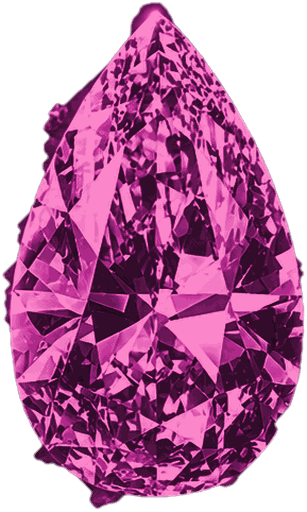
#> input picture brand/pd-gem-ink.png, 307 x 512 px, given in place of ChatGPT Image Aug 9, 2026, 11_44_06 AM.png, which was not available
$ python build-brand.py
#> lines starting #> are read from the running program, lines starting #| are printed output that depends on the picture; after the words box and inside, x2 and y2 are one past the last pixel; in counts of white or black regions, pixels touching at a corner belong together; pictures that were not available may be replaced by others from this repository, and a replacement may not be noted
### scripts/_logolib.py
"""Shared helpers for cutting the Pink Diamond artwork into transparent assets."""
import numpy as np
from PIL import Image, ImageFilter


def dilate(mask: np.ndarray) -> np.ndarray:
    out = mask.copy()
    out[1:, :] |= mask[:-1, :]
    out[:-1, :] |= mask[1:, :]
    out[:, 1:] |= mask[:, :-1]
    out[:, :-1] |= mask[:, 1:]
    return out


def reconstruct(marker: np.ndarray, mask: np.ndarray, iters: int = 4000) -> np.ndarray:
    """Morphological reconstruction: grow marker while staying inside mask."""
    cur = marker & mask
    for _ in range(iters):
        nxt = dilate(cur) & mask
        if np.array_equal(nxt, cur):
            break
        cur = nxt
    return cur


def fill_holes(mask: np.ndarray) -> np.ndarray:
    """Flood the background in from the border, everything unreached is a hole."""
    free = ~mask
    seed = np.zeros_like(free)
    seed[0, :] = free[0, :]
    seed[-1, :] = free[-1, :]
    seed[:, 0] = free[:, 0]
    seed[:, -1] = free[:, -1]
    outside = reconstruct(seed, free)
    return ~outside


def feather(mask: np.ndarray, radius: float) -> np.ndarray:
    a = Image.fromarray((mask * 255).astype(np.uint8), "L")
    a = a.filter(ImageFilter.GaussianBlur(radius))
    return np.asarray(a).astype(np.float32) / 255.0


def trim(rgba: np.ndarray, pad: int = 0, thresh: int = 4) -> np.ndarray:
    ys, xs = np.nonzero(rgba[:, :, 3] > thresh)
    y0, y1 = max(ys.min() - pad, 0), min(ys.max() + 1 + pad, rgba.shape[0])
    x0, x1 = max(xs.min() - pad, 0), min(xs.max() + 1 + pad, rgba.shape[1])
    return rgba[y0:y1, x0:x1]


def erode(mask: np.ndarray) -> np.ndarray:
    out = mask.copy()
    out[1:, :] &= mask[:-1, :]
    out[:-1, :] &= mask[1:, :]
    out[:, 1:] &= mask[:, :-1]
    out[:, :-1] &= mask[:, 1:]
    return out


def close(mask: np.ndarray, n: int) -> np.ndarray:
    out = mask
    for _ in range(n):
        out = dilate(out)
    for _ in range(n):
        out = erode(out)
    return out


def open_(mask: np.ndarray, n: int) -> np.ndarray:
    out = mask
    for _ in range(n):
        out = erode(out)
    for _ in range(n):
        out = dilate(out)
    return out


def largest_blob(mask: np.ndarray, seed_box) -> np.ndarray:
    """Keep only the component reachable from inside seed_box."""
    y0, y1, x0, x1 = seed_box
    seed = np.zeros_like(mask)
    seed[y0:y1, x0:x1] = mask[y0:y1, x0:x1]
    return reconstruct(seed, mask)

### scripts/build-brand.py
"""Cut the Pink Diamond artwork into the transparent brand assets the site uses.

Source: the master "Pink Diamond" key art (pear gem over a magenta wordmark on a
dark brick backdrop). Everything in brand/ is generated from it, so re-run this
after replacing SOURCE:

    python scripts/build-brand.py "path/to/artwork.png"

Two colour builds come out of each cut:
  *.png      the artwork as-is, for the dark facets
  *-ink.png  a luminance re-map into deep magenta, so the mark still reads on
             the porcelain / candlelight / coral-dusk facets
"""
from __future__ import annotations

import sys
from pathlib import Path

import numpy as np
from PIL import Image

sys.path.insert(0, str(Path(__file__).resolve().parent))
from _logolib import close, feather, fill_holes, largest_blob, open_, reconstruct, trim

ROOT = Path(__file__).resolve().parent.parent
OUT = ROOT / "brand"
DEFAULT_SOURCE = (
    Path.home() / "OneDrive" / "Desktop" / "\U0001d53b\U0001d55a\U0001d552\U0001d55e\U0001d560\U0001d55f\U0001d555"
    / "Pink" / "ChatGPT Image Aug 9, 2026, 11_44_06 AM.png"
)

# Luminance -> colour ramp used for the light-facet build.
INK_RAMP = [(0.0, (34, 10, 28)), (0.40, (110, 24, 90)), (0.75, (196, 48, 152)), (1.0, (255, 140, 205))]


def cut_gem(rgb: np.ndarray, lum: np.ndarray) -> np.ndarray:
    band = np.zeros(lum.shape, bool)
    band[130:650, 580:965] = True
    m = fill_holes(reconstruct((lum > 246) & band, (lum > 190) & band))
    m = largest_blob(m, (300, 500, 720, 830))
    m = open_(fill_holes(close(m, 14)), 4)
    alpha = np.clip((feather(m, 1.6) - 0.30) / 0.55, 0, 1)
    return trim(np.dstack([rgb, alpha * 255]).astype(np.uint8), pad=2)


# [30 lines left out: functions cut_wordmark, to_ink, save, not called in this run]


def img(rgba: np.ndarray) -> Image.Image:
    return Image.fromarray(rgba, "RGBA")


def scaled(im: Image.Image, height: int) -> Image.Image:
    return im.resize((max(1, round(im.width * height / im.height)), height), Image.LANCZOS)


# [26 lines left out: functions lockup, icon, social_card, not called in this run]


def main() -> None:
    source = Path(sys.argv[1]) if len(sys.argv) > 1 else DEFAULT_SOURCE
    art = Image.open(source).convert("RGB")
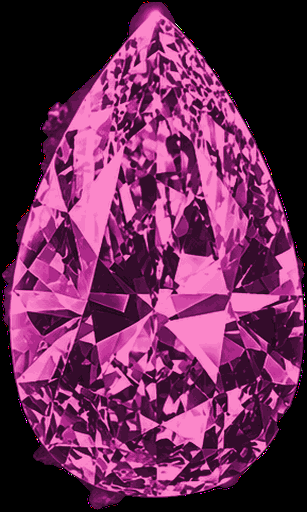
#> art: PIL image 307x512 RGB; mean R, G, B 106.2, 40.4, 84.8
    rgb = np.asarray(art).astype(np.float32)
    lum = rgb.max(axis=2)
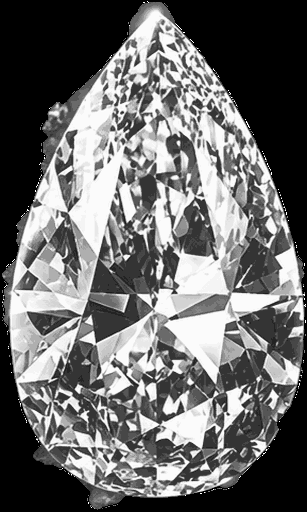
#> lum: shape (512, 307) float32; min 0, max 255, mean 106.2

    gem_rgba, word_rgba = cut_gem(rgb, lum), cut_wordmark(rgb, lum)
#> in reconstruct, `cur = marker & mask`: cur: shape (512, 307) bool; every value is 0
#> in fill_holes, `free = ~mask`: free: shape (512, 307) bool; every value is 1
#> in fill_holes, `seed[0, :] = free[0, :]`:
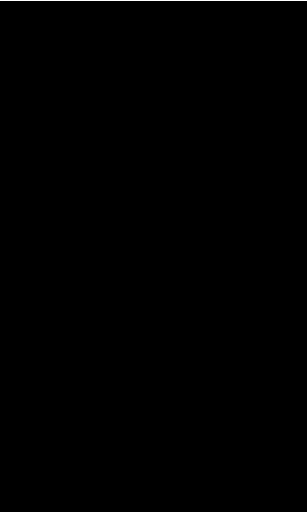
#> seed: shape (512, 307) bool; 0.2% white in thin lines or dots, all inside (x1, y1, x2, y2) = (0, 0, 307, 1)
#> in fill_holes, `seed[:, -1] = free[:, -1]`:
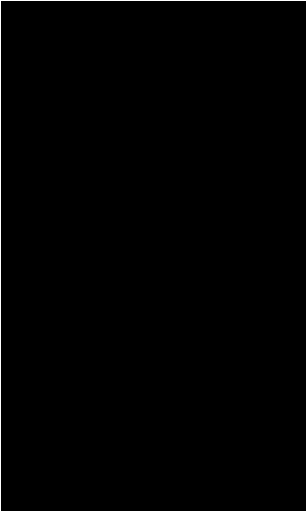
#> seed: shape (512, 307) bool; 1% white in thin lines or dots
#> the loop in reconstruct (call 2), `for _ in range(iters):` made 154 passes
#> pass 1, in reconstruct (call 2), `nxt = dilate(cur) & mask`:
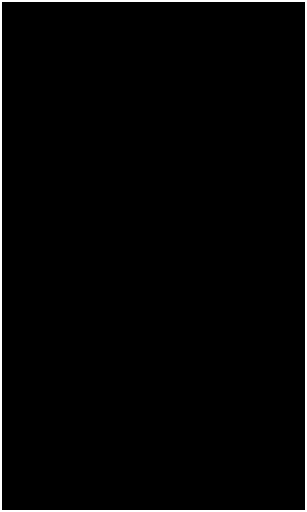
#> nxt: shape (512, 307) bool; 2.1% white; 1 white region, box (x1, y1, x2, y2) and area: (0, 0, 307, 512) 3260
#> pass 2, in reconstruct (call 2), `nxt = dilate(cur) & mask`:
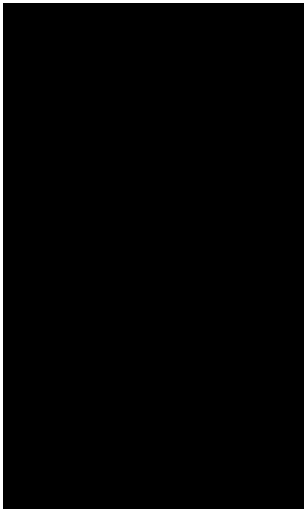
#> nxt: shape (512, 307) bool; 3.1% white; 1 white region, box (x1, y1, x2, y2) and area: (0, 0, 307, 512) 4878
#> pass 3, in reconstruct (call 2), `nxt = dilate(cur) & mask`:
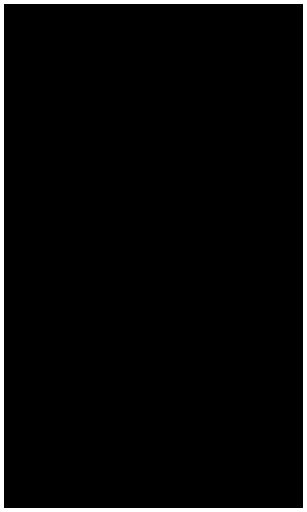
#> nxt: shape (512, 307) bool; 4.1% white; 1 white region, box (x1, y1, x2, y2) and area: (0, 0, 307, 512) 6488
#> in feather, `return np.asarray(a).astype(np.float32) / 255.0`: returned value: shape (512, 307) float32; every value is 0
#> in trim, `ys, xs = np.nonzero(rgba[:, :, 3] > thresh)`: ys = empty array
    OUT.mkdir(exist_ok=True)

    for suffix, conv in (("", lambda x: x), ("-ink", to_ink)):
        gem, word = img(conv(gem_rgba)), img(conv(word_rgba))
        save(scaled(gem, 512), OUT / f"pd-gem{suffix}.png")
        save(scaled(word, 224), OUT / f"pd-wordmark{suffix}.png")
        save(lockup(gem, word, 224), OUT / f"pd-lockup{suffix}.png")

    gem = img(gem_rgba)
    save(icon(gem, 32), OUT / "icon-32.png")
    save(icon(gem, 192), OUT / "icon-192.png")
    save(icon(gem, 180, background=(15, 5, 20, 255)), OUT / "apple-touch-icon.png")
    social_card(art).save(OUT / "pd-og.jpg", quality=88, optimize=True)

    for f in sorted(OUT.iterdir()):
        with Image.open(f) as i:
            print(f"{f.name:24s} {i.size[0]:5d}x{i.size[1]:<5d} {f.stat().st_size/1024:7.1f} KB")


if __name__ == "__main__":
#> (the run stopped early here; a loop or call above may not have finished)
